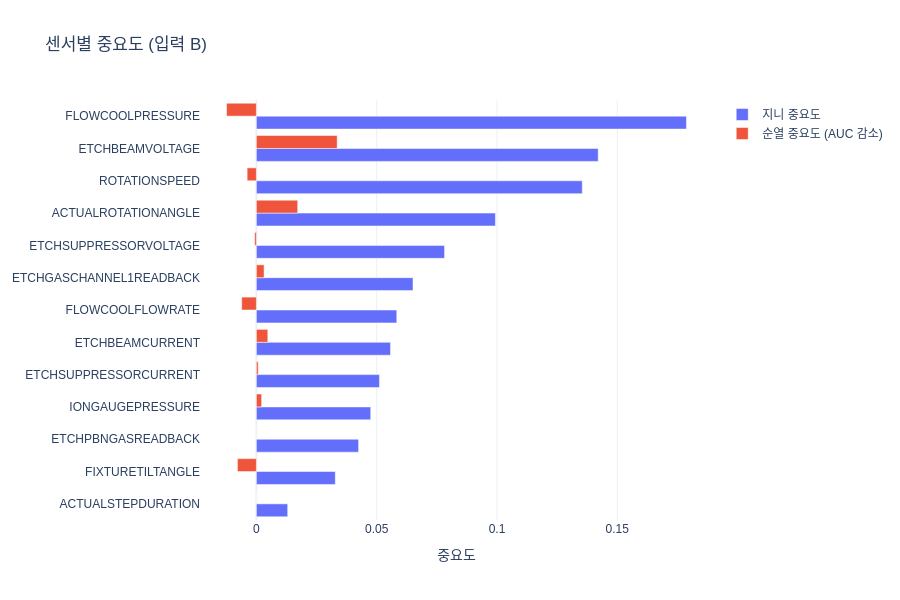

The cell this chart's notebook holds for it:
### Code cell
t = tab.iloc[::-1]
fig = go.Figure()
fig.add_bar(y=t.index, x=t["지니 B"], orientation="h", name="지니 중요도")
fig.add_bar(y=t.index, x=t["순열 B(AUC 감소)"], orientation="h", name="순열 중요도 (AUC 감소)")
fig.update_layout(title="센서별 중요도 (입력 B)", barmode="group", height=600, xaxis_title="중요도")
show(fig)

### Figure 1 — Plotly figure (JSON) as saved in the notebook; plotly's stock layout.template omitted (floating-point values rounded to 4 significant figures)
{"data": [{"name": "지니 중요도", "orientation": "h", "type": "bar", "x": [0.01301, 0.03279, 0.04248, 0.04753, 0.05115, 0.05575, 0.05835, 0.06509, 0.07822, 0.09935, 0.1355, 0.1421, 0.1788], "y": ["ACTUALSTEPDURATION", "FIXTURETILTANGLE", "ETCHPBNGASREADBACK", "IONGAUGEPRESSURE", "ETCHSUPPRESSORCURRENT", "ETCHBEAMCURRENT", "FLOWCOOLFLOWRATE", "ETCHGASCHANNEL1READBACK", "ETCHSUPPRESSORVOLTAGE", "ACTUALROTATIONANGLE", "ROTATIONSPEED", "ETCHBEAMVOLTAGE", "FLOWCOOLPRESSURE"]}, {"name": "순열 중요도 (AUC 감소)", "orientation": "h", "type": "bar", "x": [5.572e-05, -0.007888, -4.618e-05, 0.002173, 0.0007375, 0.004748, -0.006103, 0.003198, -0.0007204, 0.01717, -0.003848, 0.03359, -0.0124], "y": ["ACTUALSTEPDURATION", "FIXTURETILTANGLE", "ETCHPBNGASREADBACK", "IONGAUGEPRESSURE", "ETCHSUPPRESSORCURRENT", "ETCHBEAMCURRENT", "FLOWCOOLFLOWRATE", "ETCHGASCHANNEL1READBACK", "ETCHSUPPRESSORVOLTAGE", "ACTUALROTATIONANGLE", "ROTATIONSPEED", "ETCHBEAMVOLTAGE", "FLOWCOOLPRESSURE"]}], "layout": {"barmode": "group", "font": {"family": "Malgun Gothic, sans-serif"}, "height": 600, "title": {"text": "센서별 중요도 (입력 B)"}, "xaxis": {"title": {"text": "중요도"}}}}
